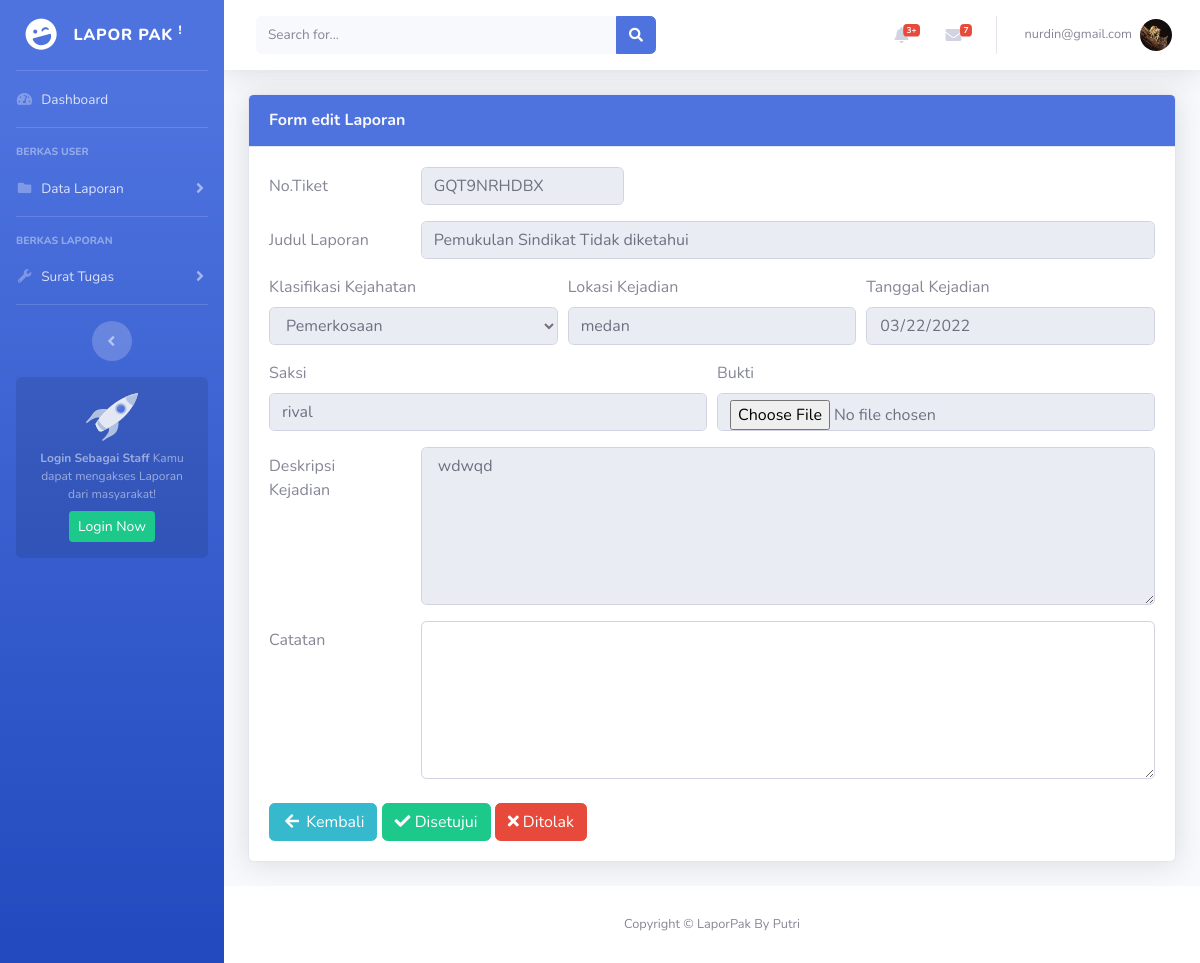
Before: /staff/cekdata.php?no_tiket=GQT9NRHDBX (signed in) with the older database file.
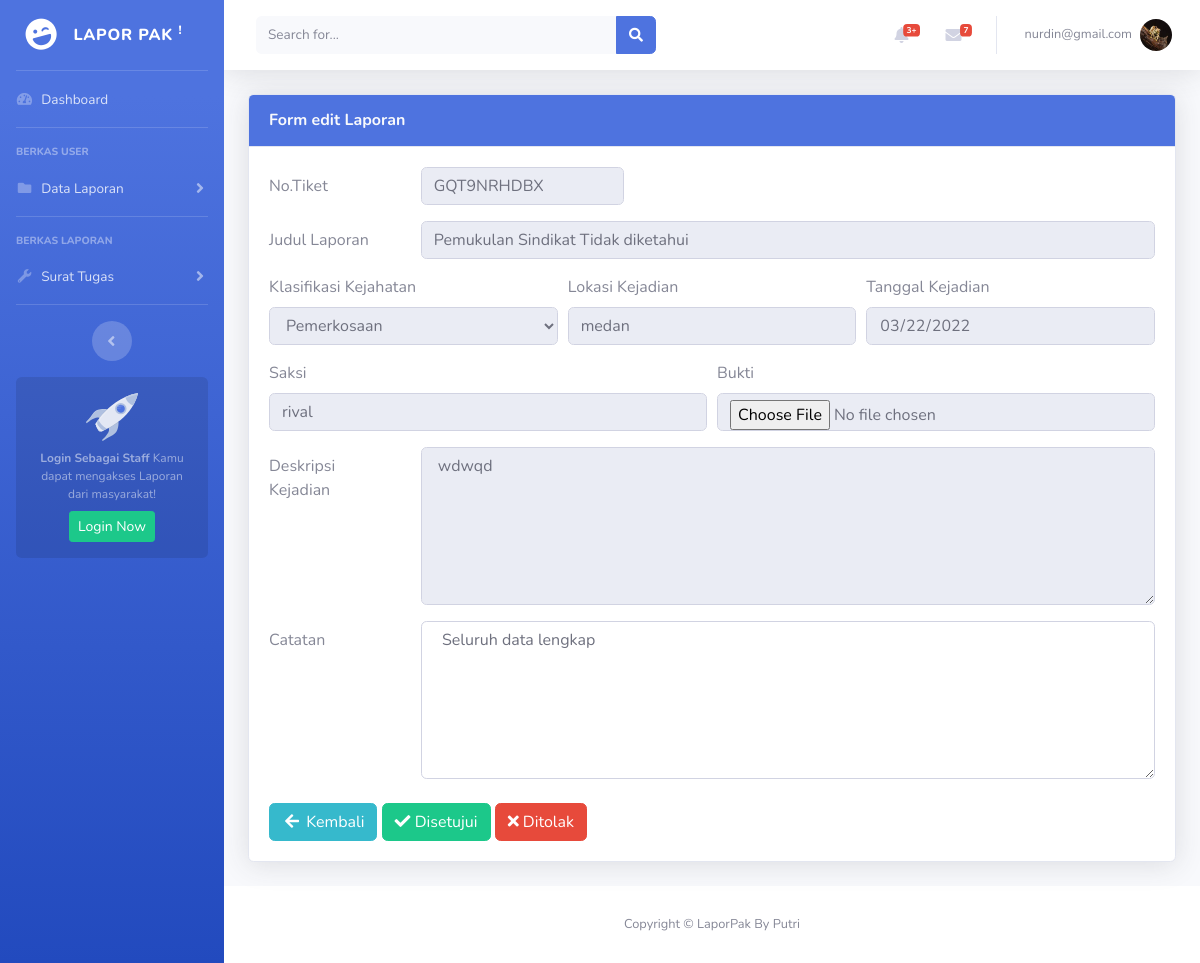
After: the same page with the newer database file.
### tables this page shows
CREATE TABLE `cek_berkas` (
  `id_cek` int(11) NOT NULL,
  `no_tiket` varchar(100) DEFAULT NULL,
  `cek_id` varchar(100) DEFAULT NULL,
  `tgl_cek_id` date DEFAULT NULL,
  `cek_berkas` varchar(100) DEFAULT NULL,
  `tgl_cek_berkas` date DEFAULT NULL,
  `cek_laporan` varchar(100) DEFAULT NULL,
  `tgl_cek_laporan` date DEFAULT NULL,
  `keterangan_cek` text DEFAULT NULL
);

CREATE TABLE `detail_laporan` (
  `id_detail_laporan` int(11) NOT NULL,
  `id_klasifikasi` int(11) DEFAULT NULL,
  `no_tiket` varchar(300) DEFAULT NULL,
  `judul_laporan` text DEFAULT NULL,
  `isi_laporan` text DEFAULT NULL,
  `id_user` int(11) DEFAULT NULL,
  `tanggal_kejadian` date DEFAULT NULL,
  `lokasi_kejadian` text DEFAULT NULL,
  `tanggal` datetime DEFAULT current_timestamp(),
  `saksi` varchar(100) DEFAULT NULL,
  `lampiran_bukti` text DEFAULT NULL
);

### staff/cekdata.php (the view, shortened to what this page needs)
<?php
include 'header.php';
$tiket = $_GET['no_tiket'];
$tiketku = mysqli_query($konek, "SELECT d.*,cb.*, k.*, u.* FROM cek_berkas cb JOIN detail_laporan d JOIN user u JOIN klasifikasi k WHERE d.no_tiket = '$tiket' and cb.no_tiket=d.no_tiket and u.id_user = d.id_user and k.id_klasifikasi = d.id_klasifikasi");
$row = mysqli_fetch_array($tiketku);
?>
<div class="container-fluid">
    <div class="card shadow mb-4">
        <div class="card-header py-3 bg-primary">
            <h6 class="m-0 font-weight-bold text-light">Form edit Laporan</h6>
        </div>
        <div class="card-body">
            <form action="cek/data.php?no_tiket=<?php echo $tiket; ?>" method="post">
                <div class="form-group row">
                    <label for="no_tiket" class="col-sm-2 col-form-label">No.Tiket</label>
                    <div class="col-sm-3">
                        <input type="text" name="no_tiket" class="form-control" id="no_tiket" placeholder="10 Digit" maxlength="10" value="<?php echo $row['no_tiket'] ?>" readonly>
                    </div>
                </div>
                <div class="form-group row">
                    <label for="judulLaporan" class="col-sm-2 col-form-label">Judul Laporan</label>
                    <div class="col-sm-10">
                        <input type="text" name="judul_laporan" class="form-control" id="judulLaporan" placeholder="Judul Laporan" value="<?php echo $row['judul_laporan'] ?>" readonly>
                    </div>
                </div>
                <div class="form-row">
                    <div class="form-group col-sm-4">
                        <label for="klasifikasi">Klasifikasi Kejahatan</label>
                        <select name="klasifikasi" id="klasifikasi" class="form-control" readonly>
                            <?php
                            $category = mysqli_query($konek, "SELECT d.*, k.*, u.* FROM detail_laporan d JOIN user u JOIN klasifikasi k WHERE d.no_tiket = '$tiket' and u.id_user = d.id_user and k.id_klasifikasi = d.id_klasifikasi");
                            while ($p = mysqli_fetch_array($category)) {
                                echo "<option value='$p[nama_masalah]' ";
                                if ($row['id_klarifikasi'] == $p['nama_masalah']) {
                                    echo "selected";
                                }
                                echo ">$p[nama_masalah]</option>";
                            }
                            ?>
                        </select>
                    </div>
                    <div class="form-group col-sm-4">
                        <label for="tempatLahir">Lokasi Kejadian</label>
                        <input type="text" class="form-control" name="lokasi_kejadian" id="lokasi_kejadian" placeholder="lokasi_kejadian" value="<?php echo $row['lokasi_kejadian'] ?>" readonly>
                    </div>
                    <div class="form-group col-sm-4">
                        <label for="tglKejadian">Tanggal Kejadian</label>
                        <input type="date" class="form-control" name="tgl_kejadian" value="<?php echo $row['tanggal_kejadian'] ?>" id="tglKejadian" readonly>
                    </div>
                </div>
                <div class="form-row">
                    <div class="form-group col-sm-6">
                        <label for="namaSaksi">Saksi</label>
                        <input type="text" name="nama_saksi" id="namaSaksi" class="form-control" placeholder="Nama saksi yang melihat" maxlength="110" value="<?php echo $row['saksi'] ?>" readonly>
                    </div>
                    <div class="form-group col-sm-6">
                        <label for="bukti">Bukti</label>
                        <input type="file" name="bukti" id="bukti" class="form-control" placeholder="Bukti yang mendukung" value="" readonly>
                    </div>
                </div>
                <div class="form-group row">
                    <label for="Deskripsi" class="col-sm-2 col-form-label">Deskripsi Kejadian</label>
                    <div class="col-sm-10">
                        <textarea rows="6" name="deskripsi" class="form-control" id="Deskripsi" placeholder="Harap isikan alur kejadian dengan lengkap!" readonly value=""> <?php echo $row['isi_laporan'] ?></textarea>
                    </div>
                </div>
                <div class="form-group row">
                    <label for="keterangan" class="col-sm-2 col-form-label">Catatan</label>
                    <div class="col-sm-10">
                        <textarea rows="6" name="keterangan_cek" class="form-control" id="keterangan" placeholder="Harap isikan alur kejadian dengan lengkap!" value=""> <?php echo $row['keterangan_cek'] ?></textarea>
                    </div>
                </div>
                <div class="form-actions">
                    <a href="cekberkas.php" class="btn btn-info mt-2"><i class="fas fa-fw fa-arrow-left"></i> Kembali</a>
                    <button type="submit" class="btn btn-success mt-2"> <i class="fa fa-check"></i> Disetujui</button>
                    <a href="cek/tolakdata.php?no_tiket=<?php echo $tiket; ?>" class="btn btn-danger mt-2"><i class="fa fa-times"></i> Ditolak</a>
                </div>
            </form>
        </div>
    </div>
</div>
</div>
<?php
include 'footer.php';
?>

### staff/header.php (shortened to what this page needs)
<?php
$email = $_SESSION['email'];
$foto = $_SESSION['foto'];
?>
<!DOCTYPE html>
<html lang="en">
<head>
    <link href="../Boostrap/boostrap/vendor/fontawesome-free/css/all.min.css" rel="stylesheet" type="text/css">
    <link rel="stylesheet" href="https://cdn.jsdelivr.net/npm/bootstrap-icons@1.7.0/font/bootstrap-icons.css">
    <link href="../Boostrap/boostrap/css/sb-admin-2.min.css" rel="stylesheet">
    <link href="../Boostrap/boostrap/vendor/datatables/dataTables.bootstrap4.min.css" rel="stylesheet">
</head>
<body id="page-top">
    <div id="wrapper">
        <ul class="navbar-nav bg-gradient-primary sidebar sidebar-dark accordion" id="accordionSidebar">
            <a class="sidebar-brand d-flex align-items-center justify-content-center" href="main.php">
                <div class="sidebar-brand-icon rotate-n-15">
                    <i class="fas fa-laugh-wink"></i>
                </div>
                <div class="sidebar-brand-text mx-3">LAPOR PAK <sup>!</sup></div>
            </a>
            <hr class="sidebar-divider my-0">
            <li class="nav-item <?php if ($page == "index") echo "active"; ?>">
                <a class="nav-link" href="index.php">
                    <i class="fas fa-fw fa-tachometer-alt"></i>
                    <span>Dashboard</span></a>
            </li>
            <hr class="sidebar-divider">
            <div class="sidebar-heading">
                Berkas User
            </div>
            <li class="nav-item <?php if ($page == "masuk") {
                                    echo "active";
                                } elseif ($page == "selesai") {
                                    echo "active";
                                } elseif ($page == "diterima") {
                                    echo "active";
                                } elseif ($page == "ditolak") {
                                    echo "active";
                                } elseif ($page == "verifikasi") {
                                    echo "active";
                                } elseif ($page == "blmdiverifikasi") {
                                    echo "active";
                                } else {
                                    echo "";
                                } ?>">
                <a class="nav-link collapsed" data-toggle="collapse" data-target="#collapsePages" aria-expanded="true" aria-controls="collapsePages">
                    <i class="fas fa-fw fa-folder"></i>
                    <span>Data Laporan</span>
                </a>
            </li>
            <hr class="sidebar-divider">
            <div class="sidebar-heading">
                Berkas Laporan
            </div>
            <li class="nav-item <?php if ($page == "tugas") echo "active"; ?>">
                <a class="nav-link collapsed" href="#" data-toggle="collapse" data-target="#collapseUtilities" aria-expanded="true" aria-controls="collapseUtilities">
                    <i class="fas fa-fw fa-wrench"></i>
                    <span>Surat Tugas</span>
                </a>
            </li>
            <hr class="sidebar-divider d-none d-md-block">
            <div class="text-center d-none d-md-inline">
                <button class="rounded-circle border-0" id="sidebarToggle"></button>
            </div>
            <div class="sidebar-card d-none d-lg-flex">
                <img class="sidebar-card-illustration mb-2" src="img/undraw_rocket.svg" alt="...">
                <p class="text-center mb-2"><strong>Login Sebagai Staff</strong> Kamu dapat mengakses Laporan dari
                    masyarakat!</p>
                <a class="btn btn-success btn-sm" href="index.php">Login Now</a>
            </div>
        </ul>
        <div id="content-wrapper" class="d-flex flex-column">
            <div id="content">
                <nav class="navbar navbar-expand navbar-light bg-white topbar mb-4 static-top shadow">
                    <form class="d-none d-sm-inline-block form-inline mr-auto ml-md-3 my-2 my-md-0 mw-100 navbar-search">
                        <div class="input-group">
                            <input type="text" class="form-control bg-light border-0 small" placeholder="Search for..." aria-label="Search" aria-describedby="basic-addon2">
                            <div class="input-group-append">
                                <button class="btn btn-primary" type="button">
                                    <i class="fas fa-search fa-sm"></i>
                                </button>
                            </div>
                        </div>
                    </form>
                    <ul class="navbar-nav ml-auto">
                        <li class="nav-item dropdown no-arrow mx-1">
                            <a class="nav-link dropdown-toggle" href="#" id="alertsDropdown" role="button" data-toggle="dropdown" aria-haspopup="true" aria-expanded="false">
                                <i class="fas fa-bell fa-fw"></i>
                                <span class="badge badge-danger badge-counter">3+</span>
                            </a>
                        </li>
                        <li class="nav-item dropdown no-arrow mx-1">
                            <a class="nav-link dropdown-toggle" href="#" id="messagesDropdown" role="button" data-toggle="dropdown" aria-haspopup="true" aria-expanded="false">
                                <i class="fas fa-envelope fa-fw"></i>
                                <span class="badge badge-danger badge-counter">7</span>
                            </a>
                        </li>
                        <li class="nav-item dropdown no-arrow">
                            <a class="nav-link dropdown-toggle" href="#" id="userDropdown" role="button" data-toggle="dropdown" aria-haspopup="true" aria-expanded="false">
                                <span class="mr-2 d-none d-lg-inline text-gray-600 small"><?= $email ?></span>
                                <img class="img-profile rounded-circle" src="../assets/img/foto/<?= $foto ?>">
                            </a>
                        </li>
                    </ul>
                </nav>

### staff/footer.php (shortened to what this page needs)
<footer class="sticky-footer bg-white">
    <div class="container my-auto">
        <div class="copyright text-center my-auto">
            <span>Copyright &copy; LaporPak By Putri</span>
        </div>
    </div>
</footer>
</div>
</div>
</body>
</html>

Changed rows visible on the page:
changed cek_berkas "GQT9NRHDBX": keterangan_cek (not shown) → "Seluruh data lengkap"
